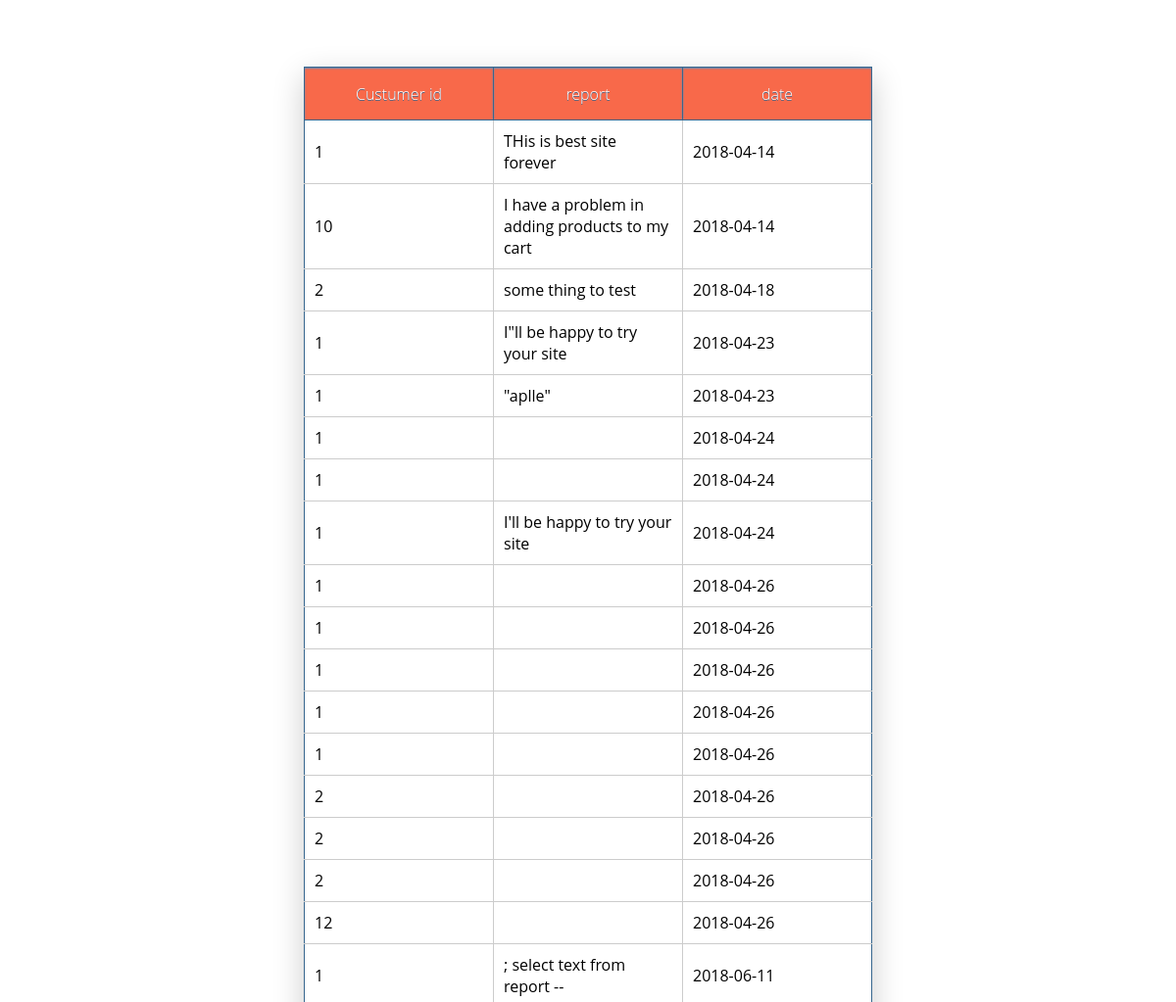
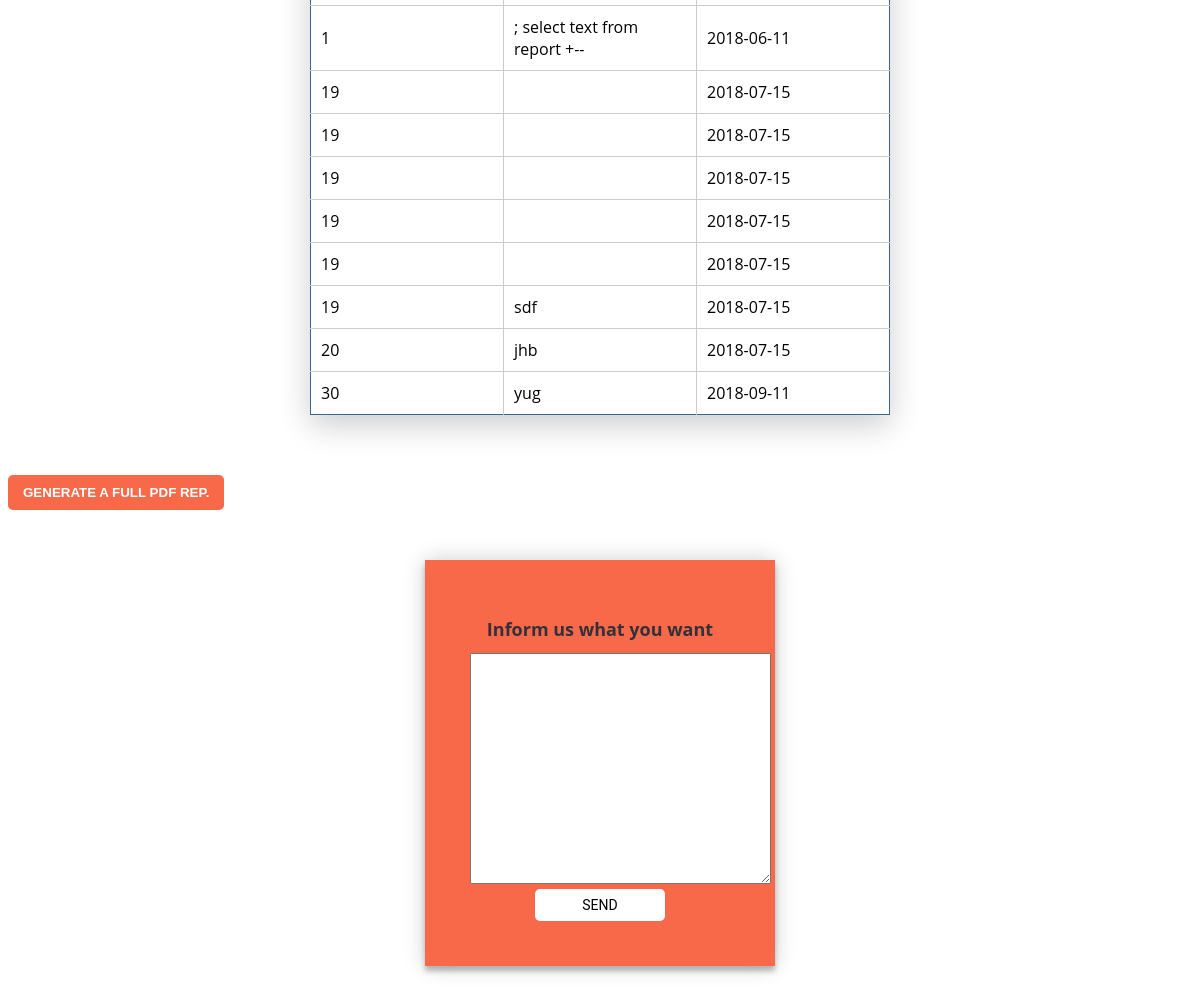
/Views/report_page.php (signed in), run on the app's committed database (2 pictures, top to bottom).
### tables this page shows
CREATE TABLE `report` (
  `cust_id` int(10) NOT NULL,
  `text` varchar(255) NOT NULL,
  `time` date NOT NULL,
  `n_report` int(10) NOT NULL
);

### Controllers/Report.php (called while the page is built, shortened)
<?php
include_once '../Models/DataBase.php';
class Report {
    public function get_db() {
        $file_name = '../Models/credential.php';
        $db = DataBase::getInstance($file_name);
        $db->getInstance($file_name);
        return $db;
    }
    public function get_reports() {
        $db = $this->get_db();
        $query = "SELECT * FROM report";
        $reports = $db->fetch_query($query);
        return $reports;
    }
}

### Models/credential.php (called while the page is built)
<?php
$dbhost = "localhost";
$dbuser = "id6489889_abdo";
$dbpass = "abdoadmin";
$dbname = "id6489889_mydb";

### Models/DataBase.php (called while the page is built, shortened)
<?php
class DataBase {
    private $host;
    private $user;
    private $pass;
    private $name;
    private $conn;
    private static $instance;
    private function __construct($fileName) {
        $this->host = $dbhost;
        $this->user = $dbuser;
        $this->pass = $dbpass;
        $this->name = $dbname;
    }
    private function connection() {
        $this->conn = new mysqli($this->host, $this->user, $this->pass, $this->name) or die("Failed Connection");
    }
    public static function getInstance($filename) {
        if(!self::$instance) {
            self::$instance = new self($filename);
        }
        return self::$instance;
    }
    public function fetch_query($query) {
        $result = $this->database_query($query);
        if(isset($result) && $result != False) {
            return $this->database_all_assoc($result);
        }
    }
    public function database_query($database_query) {
        $sSQL= 'SET CHARACTER SET utf8';
        mysqli_query($this->conn, $sSQL);
        $result = mysqli_query($this->conn, $database_query);
        return $result;
    }
    public function database_all_assoc($result) {
        while($row = mysqli_fetch_assoc($result)) {
            $arr[] = $row;
        }
        if(isset($arr)) {
            return $arr;
        }
    }
}

### Views/report_page.php (the view, shortened to what this page needs)
<!DOCTYPE html>
<html>
<head>
</head>
    <body>
        <?php
        if(isset($_SESSION['admin_id'])) {
            include_once '../Controllers/Report.php';
            $rep=new Report();
            echo " <div class='main'>
                <table class='heavyTable'>
                    <thead>
                        <tr>
                          <th>Custumer id</th>
                          <th>report     </th>
                          <th>date       </th>
                        </tr>
                    </thead>
                <tbody>";
            $reports=$rep->get_reports();
            for($i=0;$i<count($reports);$i++){
            echo"<tr>
                    <td> ".$reports[$i]['cust_id']."</td>
                    <td>". $reports[$i]['text']."</td>
                    <td>". $reports[$i]['time']."</td>
                </tr>";
            }
            echo" </tbody>
                </table>
            </div>";
            echo ' <form action="../Models/full_rep.php" method="post">
        <button type="submit" name="pdfgen" value="1" class="pdf">generate a full pdf Rep. </button>
        </form>';
        }
        if(isset($_SESSION['s_id'])) {
            echo "
                <div class='reportdiv'>
                <h1>Inform us what you want</h1>
                <form method='post'>
                    <textarea cols='35' rows='15' name='data'></textarea><br>
                    <input type='submit' name='addareport' class='report' value='send'>
                </form>
                </div>";
        }
        ?>
    </body>
</html>

### Views/report_page.php (style rules this page uses)
* { box-sizing: border-box; }
body { font-family: "Open Sans", arial; }
table { width: 100%; max-width: 600px; height: 320px; border-collapse: collapse; border: 1px solid #38678f; margin: 50px auto; background: white; }
th { background-color: #F8694A; height: 54px; width: 25%; font-weight: lighter; text-shadow: 0 1px 0 #38678f; color: white; border: 1px solid #38678f; box-shadow: inset 0px 1px 2px #568ebd; transition: all 0.2s; }
tr { border-bottom: 1px solid #cccccc; }
tr:last-child { border-bottom: 0px; }
td { border-right: 1px solid #cccccc; padding: 10px; transition: all 0.2s; }
td:last-child { border-right: 0px; }
.heavyTable { box-shadow: 0 10px 30px rgba(0, 0, 0, 0.2); animation: float 5s infinite; }
.main { max-width: 600px; padding: 10px; margin: auto; }
.report { font-family: "Roboto", sans-serif; text-transform: uppercase; outline: 0; background: #fff; width: 50%; border: none; padding: 8px; font-size: 14px; -webkit-transition: all 0.3 ease; transition: 0.3s; cursor: pointer; border-radius: 5px; }
.reportdiv { position: relative; z-index: 1; background: #F8694A ; max-width: 350px; margin: 50px auto 100px; padding: 45px; text-align: center; box-shadow: 0 0 20px 0 rgba(0, 0, 0, 0.2), 0 5px 5px 0 rgba(0, 0, 0, 0.24); }
h1 { position: relative; text-align: center; color: #32313A; font-size: 18px; }
.pdf { background-color:#F8694A; color:#fff; display: inline-block; padding: 10px 15px; text-transform: uppercase; font-weight: 700; border: none; -webkit-transition: 0.3s all; transition: 0.3s all; border-radius: 5px; }

### data on the page
report: cust "1", text "THis is best site forever", time "2018-04-14"
report: cust "10", text "I have a problem in adding products to my cart", time "2018-04-14"
report: cust "2", text "some thing to test", time "2018-04-18"
report: cust "1", text "I\"ll be happy to try your site", time "2018-04-23"
report: cust "1", text "\"aplle\"", time "2018-04-23"
report: cust "1", time "2018-04-24"
report: cust "1", time "2018-04-24"
report: cust "1", text "I'll be happy to try your site", time "2018-04-24"
report: cust "1", time "2018-04-26"
report: cust "1", time "2018-04-26"
report: cust "1", time "2018-04-26"
report: cust "1", time "2018-04-26"
report: cust "1", time "2018-04-26"
report: cust "2", time "2018-04-26"
report: cust "2", time "2018-04-26"
report: cust "2", time "2018-04-26"
report: cust "12", time "2018-04-26"
report: cust "1", text "; select text from report --", time "2018-06-11"
report: cust "1", text "; select text from report +--", time "2018-06-11"
report: cust "19", time "2018-07-15"
report: cust "19", time "2018-07-15"
report: cust "19", time "2018-07-15"
report: cust "19", time "2018-07-15"
report: cust "19", time "2018-07-15"
report: cust "19", text "sdf", time "2018-07-15"
report: cust "20", text "jhb", time "2018-07-15"
report: cust "30", text "yug", time "2018-09-11"
